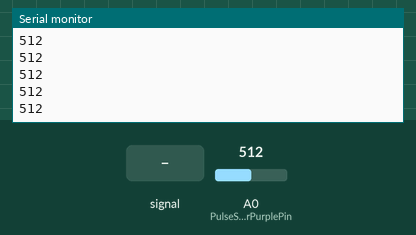
Simulated run of this sketch. Board: Arduino Uno, built with avr-gcc and run on an emulated ATmega328P. Parts: the last lines printed to the serial monitor. The inputs (shaded band) are chosen by the test bench; at power-on: A0 (PulseSensorPurplePin) = 512.

Above: at 1.2 s.
1.3 s: A0 (PulseSensorPurplePin) fed a 200 Hz sine of ±81 counts around its level
At 2.1 s:
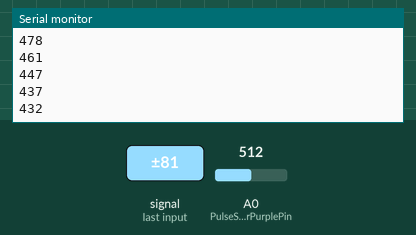
2.8 s: A0 (PulseSensorPurplePin) set to 716
At 3.7 s:
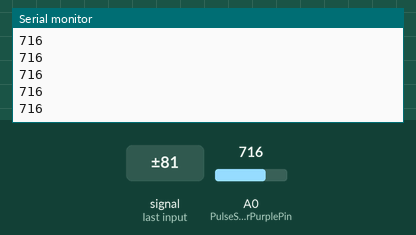
4.3 s: A0 (PulseSensorPurplePin) fed a 1000 Hz sine of ±255 counts around its level
At 5.0 s:
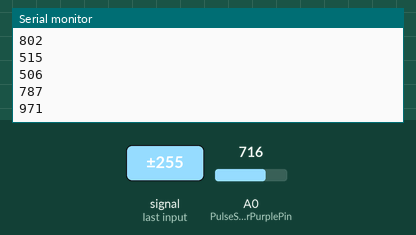
5.8 s: A0 (PulseSensorPurplePin) set to 900
At 6.8 s:
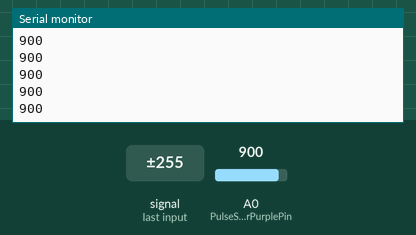
Timing chart, 0 to 8.3 s (numbered marks = the images above; inputs shaded):
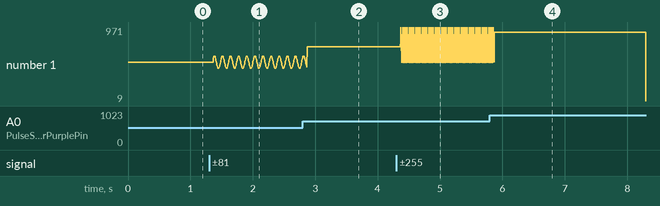

The sketch:

Practice_1.ino
```cpp
int PulseSensorPurplePin = 0;
int Signal;

void setup() {
  Serial.begin(9600);
}

void loop() {
  Signal = analogRead(PulseSensorPurplePin);
  Serial.println(Signal);
}
```

Measured:
- after the input at 1.3 s, the serial monitor: prints a new line after 0.07 s (image 1)
- after the input at 2.8 s, the serial monitor: prints a new line after 0.07 s (image 2)
- after the input at 4.3 s, the serial monitor: prints a new line after 0.07 s (image 3)
- after the input at 5.8 s, the serial monitor: prints a new line after 0.07 s (image 4)
- plotted number 1: 512 → 571 after the input at 1.3 s, 571 → 716 after the input at 2.8 s, 716 → 789 after the input at 4.3 s
